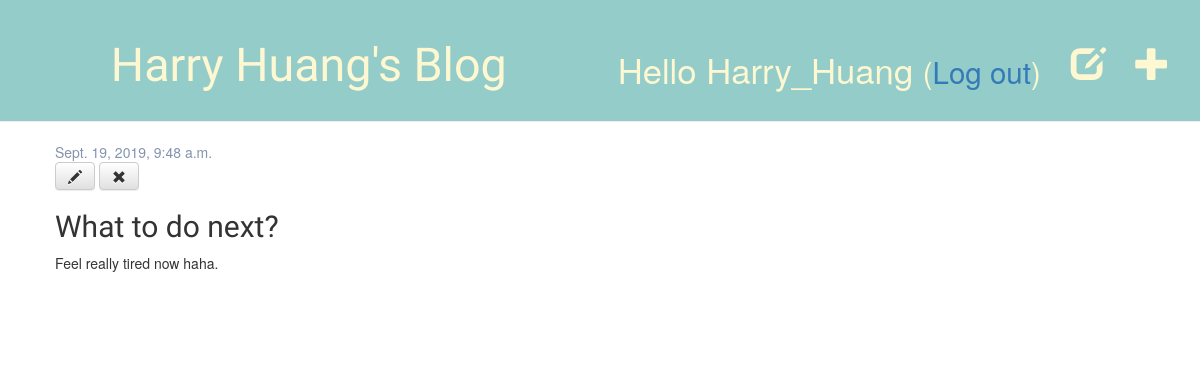
The app's page /post/2/ (signed in), older data.
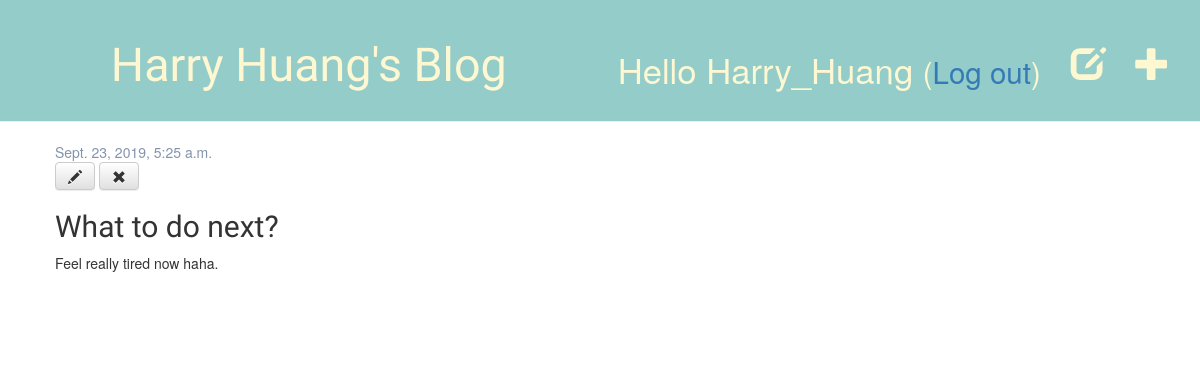
The same page, newer data.
### blog/models.py (models this page shows, shortened)
class Post(models.Model):
    author = models.ForeignKey(settings.AUTH_USER_MODEL, on_delete=models.CASCADE)
    title = models.CharField(max_length=200)
    text = models.TextField()
    created_date = models.DateTimeField(default=timezone.now)
    published_date = models.DateTimeField(blank=True, null=True)

### blog/views.py (the view)
# urls.py: path('post/<int:pk>/', views.post_detail, name='post_detail'),
def post_detail(request, pk):
    post = get_object_or_404(Post, pk=pk)
    return render(request, 'blog/post_detail.html', {'post': post})

### blog/templates/blog/post_detail.html
{% extends 'blog/base.html' %}
{% block content %}
    <div class="post">
        {% if post.published_date %}
			<div class="date">
				{{ post.published_date }}
			</div>
		{% else %}
			<a class="btn btn-default" href="{% url 'post_publish' pk=post.pk %}">Publish</a>
		{% endif %}
        {% if user.is_authenticated %}
			<a class="btn btn-default" href="{% url 'post_edit' pk=post.pk %}"><span class="glyphicon glyphicon-pencil"></span></a>
			<a class="btn btn-default" href="{% url 'post_remove' pk=post.pk %}"><span class="glyphicon glyphicon-remove"></span></a>
		{% endif %}
		<h2>{{ post.title }}</h2>
        <p>{{ post.text|linebreaksbr }}</p>
    </div>
{% endblock %}

Row changes from the older to the newer data that the page shows:
changed Post "What to do next?": published_date "Sept. 19, 2019, 9:48 a.m." → "Sept. 23, 2019, 5:25 a.m."
